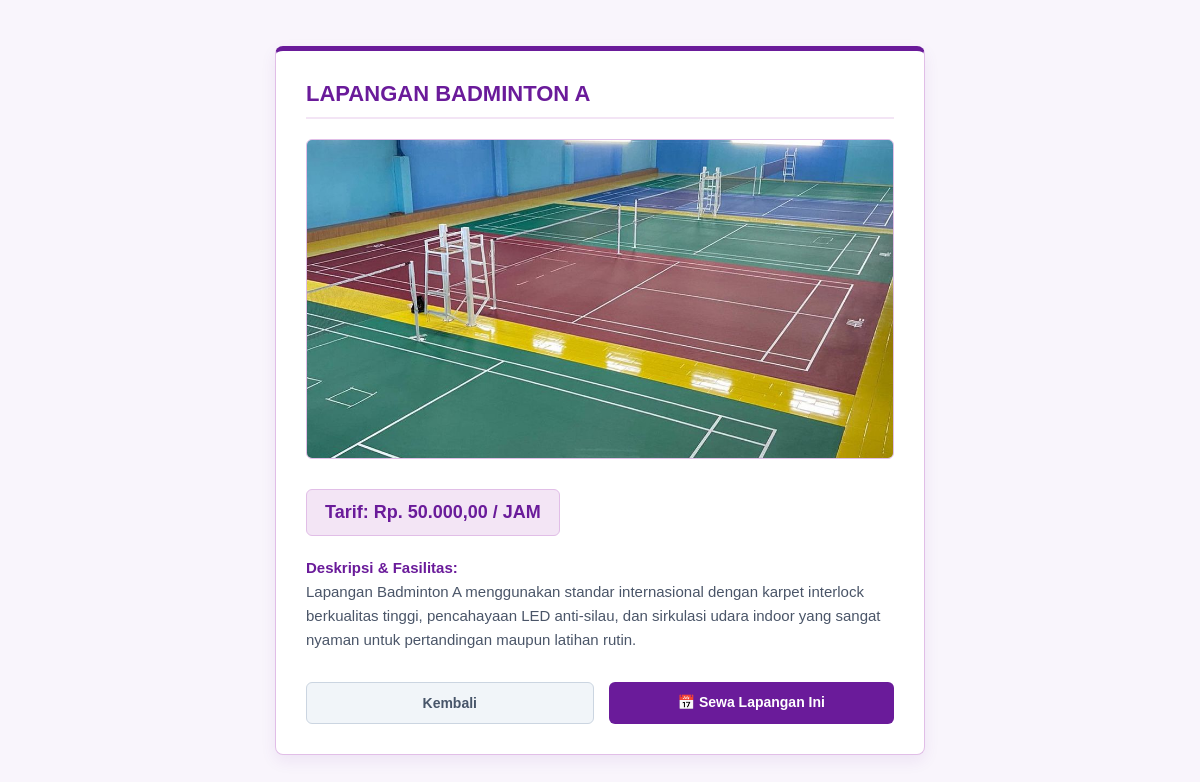
The app's page /detail.php?id=1 (signed in) with its own data.
### tables this page shows
CREATE TABLE IF NOT EXISTS lapangan (
    id_lapangan INT AUTO_INCREMENT PRIMARY KEY,
    nama_lapangan VARCHAR(100) NOT NULL,
    harga_per_jam DECIMAL(12, 2) NOT NULL
);

### src/detail.php (the view, shortened to what this page needs)
<?php
include 'koneksi.php';
$id_lapangan = intval($_GET['id']);
$query = "SELECT * FROM lapangan WHERE id_lapangan = '$id_lapangan'";
$result = mysqli_query($koneksi, $query);
$lapangan = mysqli_fetch_assoc($result);
function getFotoLapangan($nama) {
    $nama = strtolower($nama);
    if (strpos($nama, 'badminton a') !== false) {
        return "img/badminton-a.jpg";
    } elseif (strpos($nama, 'badminton b') !== false) {
        return "img/badminton-b.jpg";
    } elseif (strpos($nama, 'futsal indoor') !== false) {
        return "img/futsal-indor.jpg";
    } elseif (strpos($nama, 'futsal') !== false) {
        return "img/futsal-outdor.jpg";
    } elseif (strpos($nama, 'mini soccer 2') !== false || strpos($nama, 'minsoc 2') !== false) {
        return "img/minsoc-2.jpg";
    } elseif (strpos($nama, 'mini soccer') !== false || strpos($nama, 'minsoc') !== false) {
        return "img/minsoc-1.jpg";
    } elseif (strpos($nama, 'tenis 2') !== false) {
        return "img/tenis-2.jpg";
    } elseif (strpos($nama, 'tenis') !== false) {
        return "img/tenis-1.jpg";
    } elseif (strpos($nama, 'basket') !== false) {
        return "img/basket.jpg";
    } else {
        return "img/voli.jpg";
    }
}
function getDeskripsiLapangan($nama) {
    $nama = strtolower($nama);
    if (strpos($nama, 'badminton') !== false) {
        return "Lapangan Badminton A menggunakan standar internasional dengan karpet interlock berkualitas tinggi, pencahayaan LED anti-silau, dan sirkulasi udara indoor yang sangat nyaman untuk pertandingan maupun latihan rutin.";
    } elseif (strpos($nama, 'futsal') !== false) {
        return "Lapangan futsal dengan rumput sintetis premium, jaring pengaman yang kuat, serta tata cahaya terang yang mendukung penuh kenyamanan bermain.";
    } elseif (strpos($nama, 'mini soccer') !== false || strpos($nama, 'minsoc') !== false) {
        return "Lapangan mini soccer berukuran luas dengan rumput sintetis standar tinggi yang empuk dan terawat secara berkala.";
    } elseif (strpos($nama, 'tenis') !== false) {
        return "Lapangan tenis dengan permukaan hard court berkualitas tinggi, lengkap dengan jaring standar turnamen dan area baseline yang luas.";
    } elseif (strpos($nama, 'basket') !== false) {
        return "Lapangan basket indoor dengan lantai parket kayu asli berstandar profesional, ring fleksibel, serta akustik ruangan yang nyaman.";
    } else {
        return "Lapangan olahraga berkualitas tinggi yang dirancang khusus untuk kenyamanan bermain Anda di Kukusan Sport Center.";
    }
}
$gambar = getFotoLapangan($lapangan['nama_lapangan']);
$deskripsi = getDeskripsiLapangan($lapangan['nama_lapangan']);
?>
<!DOCTYPE html>
<html lang="id">
<head>
</head>
<body>
<div class="card-detail">
    <h2><?= htmlspecialchars($lapangan['nama_lapangan']); ?></h2>
    <div class="img-container">
        <img src="<?= $gambar; ?>" alt="<?= htmlspecialchars($lapangan['nama_lapangan']); ?>">
    </div>
    <div class="harga-badge">
        Tarif: Rp. <?= number_format($lapangan['harga_per_jam'], 2, ',', '.'); ?> / JAM
    </div>
    <div class="info-group">
        <strong>Deskripsi & Fasilitas:</strong><br>
        <?= $deskripsi; ?>
    </div>
    <div class="btn-container">
        <a href="index.php" class="btn btn-kembali">Kembali</a>
        <a href="booking.php?id_lapangan=<?= $lapangan['id_lapangan']; ?>" class="btn btn-sewa">📅 Sewa Lapangan Ini</a>
    </div>
</div>
</body>
</html>

### src/detail.php (style rules this page uses)
* { box-sizing: border-box; margin: 0; padding: 0; }
body { font-family: Arial, sans-serif; background-color: #f9f5fc; color: #333333; display: flex; justify-content: center; align-items: center; min-height: 100vh; padding: 20px; }
.card-detail { background: #ffffff; border: 1px solid #e1bee7; border-top: 5px solid #6a1b9a; border-radius: 8px; box-shadow: 0 6px 16px rgba(106, 27, 154, 0.08); width: 100%; max-width: 650px; padding: 30px; }
h2 { color: #6a1b9a; font-size: 22px; text-transform: uppercase; margin-bottom: 20px; border-bottom: 2px solid #f3e5f5; padding-bottom: 10px; font-weight: bold; }
.img-container { width: 100%; height: 320px; border-radius: 6px; overflow: hidden; background: #f3e5f5; margin-bottom: 20px; border: 1px solid #e1bee7; }
.img-container img { width: 100%; height: 100%; object-fit: cover; display: block; }
.info-group { margin-bottom: 15px; font-size: 15px; color: #4a5568; line-height: 1.6; }
.info-group strong { color: #6a1b9a; }
.harga-badge { background: #f3e5f5; color: #6a1b9a; padding: 12px 18px; border-radius: 6px; font-weight: bold; font-size: 18px; display: inline-block; margin: 10px 0 20px 0; border: 1px solid #e1bee7; }
.btn-container { display: flex; gap: 15px; margin-top: 30px; }
.btn { padding: 12px 20px; border-radius: 6px; text-decoration: none; font-size: 14px; font-weight: bold; text-align: center; flex: 1; cursor: pointer; transition: 0.2s; }
.btn-kembali { background-color: #f1f5f9; color: #475569; border: 1px solid #cbd5e1; }
.btn-sewa { background-color: #6a1b9a; color: #ffffff; }

### records on screen
lapangan: nama_lapangan "LAPANGAN BADMINTON A", harga_per_jam "50.000,00", nama_lapangan "Lapangan Badminton A menggunakan standar internasional dengan karpet interlock berkualitas tinggi, pencahayaan LED anti-silau, dan sirkulasi udara indoor yang sangat nyaman untuk pertandingan maupun latihan rutin."
